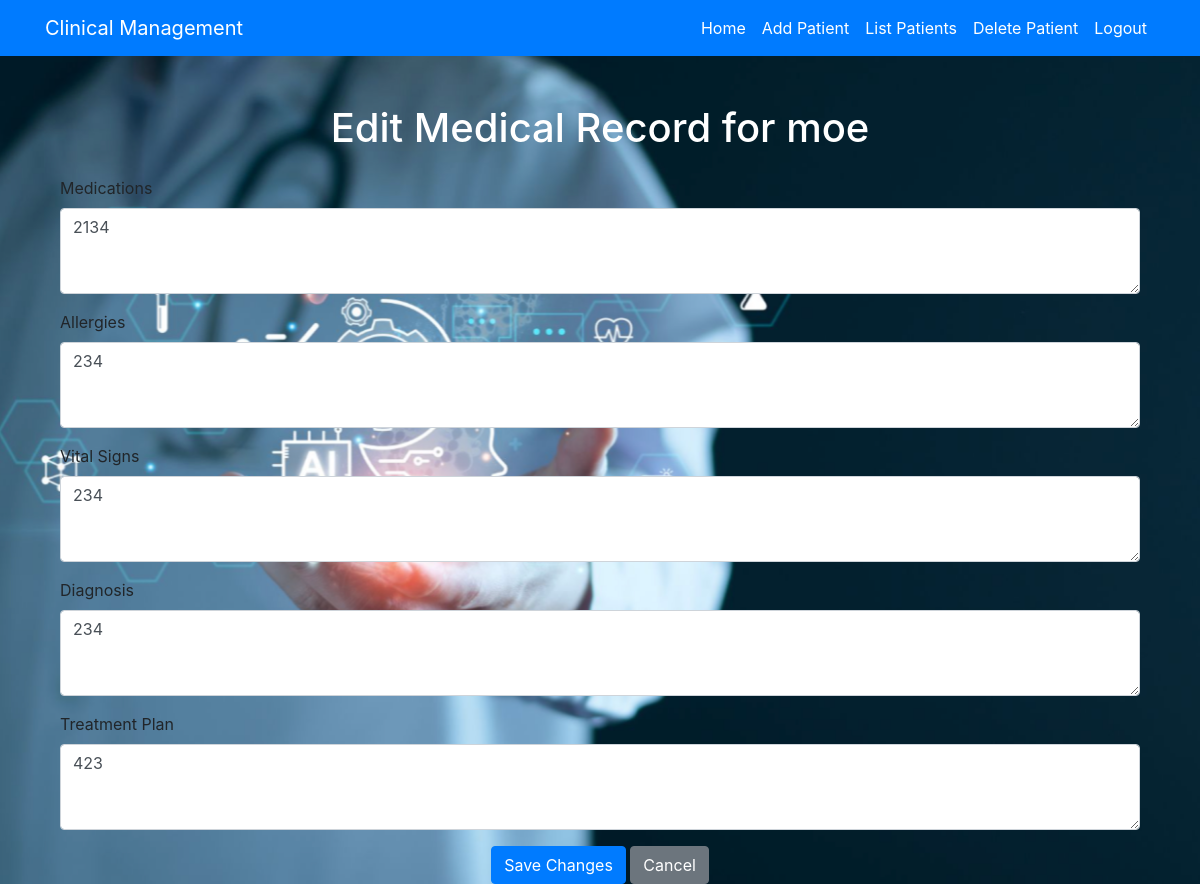
The page /edit_record/1 (signed in) on the database its author committed.
### app.py (models this page shows, shortened)
class Patient(db.Model):
    __tablename__ = 'patients'
    id = db.Column(db.Integer, primary_key=True)
    name = db.Column(db.Text, nullable=False)
    gender = db.Column(db.String(50), nullable=False)
    blood_type = db.Column(db.String(50), nullable=False)
    birth_date = db.Column(db.Date, nullable=False, default='2000-01-01')
    doctor_id = db.Column(db.Integer, db.ForeignKey('doctors.id'))
    medical_records = db.relationship('MedicalRecord', backref='patient', lazy=True)

class MedicalRecord(db.Model):
    __tablename__ = 'medical_records'
    id = db.Column(db.Integer, primary_key=True)
    patient_id = db.Column(db.Integer, db.ForeignKey('patients.id'), nullable=False)
    medications = db.Column(db.Text, nullable=True)
    allergies = db.Column(db.Text, nullable=True)
    vital_signs = db.Column(db.Text, nullable=True)
    diagnosis = db.Column(db.Text, nullable=True)
    treatment_plan = db.Column(db.Text, nullable=True)

### app.py (the view, shortened to what this page needs)
@app.route('/edit_record/<int:record_id>', methods=['GET', 'POST'])
@login_required
def edit_record(record_id):
    record = MedicalRecord.query.get_or_404(record_id)
    if record.patient.doctor_id != current_user.id:
        flash("Unauthorized action.", "danger")
        return redirect(url_for('list_patients'))
    return render_template('edit_record.html', record=record)

### app.py (called while the page is built)
@login_manager.user_loader
def load_user(user_id):
    return Doctor.query.get(user_id)

### templates/edit_record.html
{% extends "base.html" %}
{% block content %}
<div class="container mt-5">
    <h1 class="text-center" style="color: white;" >Edit Medical Record for {{ record.patient.name }}</h1>
    <form method="POST" class="mt-4">
        <div class="form-group">
            <label for="medications">Medications</label>
            <textarea id="medications" name="medications" class="form-control" rows="3">{{ record.medications }}</textarea>
        </div>
        <div class="form-group">
            <label for="allergies">Allergies</label>
            <textarea id="allergies" name="allergies" class="form-control" rows="3">{{ record.allergies }}</textarea>
        </div>
        <div class="form-group">
            <label for="vital-signs">Vital Signs</label>
            <textarea id="vital-signs" name="vital_signs" class="form-control" rows="3">{{ record.vital_signs }}</textarea>
        </div>
        <div class="form-group">
            <label for="diagnosis">Diagnosis</label>
            <textarea id="diagnosis" name="diagnosis" class="form-control" rows="3">{{ record.diagnosis }}</textarea>
        </div>
        <div class="form-group">
            <label for="treatment">Treatment Plan</label>
            <textarea id="treatment" name="treatment" class="form-control" rows="3">{{ record.treatment_plan }}</textarea>
        </div>
        <div class="text-center">
            <button type="submit" class="btn btn-primary">Save Changes</button>
            <a href="{{ url_for('medical_records', patient_id=record.patient_id) }}" class="btn btn-secondary">Cancel</a>
        </div>
    </form>
</div>
{% endblock %}

### rows shown on the page
Patient: patient.name "moe"
MedicalRecord: medications "2134", allergies "234", vital_signs "234", diagnosis "234", treatment "423"
